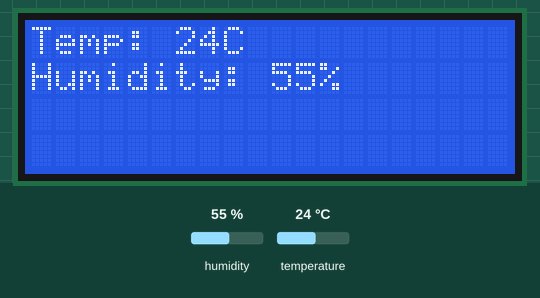
Recording of a program running on a simulated Raspberry Pi Pico running MicroPython. Parts: 20×4 character LCD. The inputs (shaded band) are chosen by the test bench; at power-on: humidity 55 %, temperature 24 °C. The clock reads 2024-03-15 10:24:30 at power-on unless the program sets it; library files of the repository ran but are not shown: lcd_api.py, pico_i2c_lcd.py, ds3231_i2c.py.

Above: at 1.2 s.
1.3 s: humidity set to 22 %
At 10.5 s:
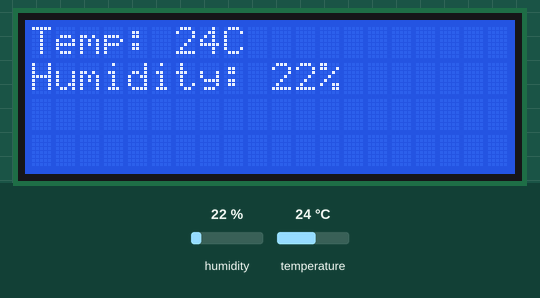
15.3 s: temperature set to 12 °C
At 21.5 s:
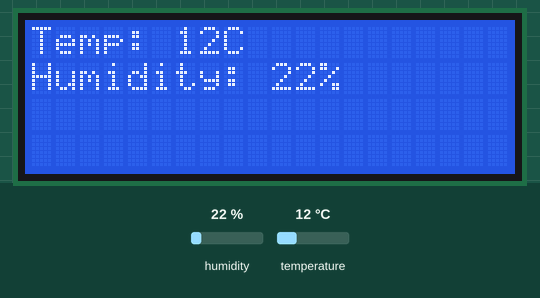
26.7 s: humidity set to 40 %
At 31.3 s:
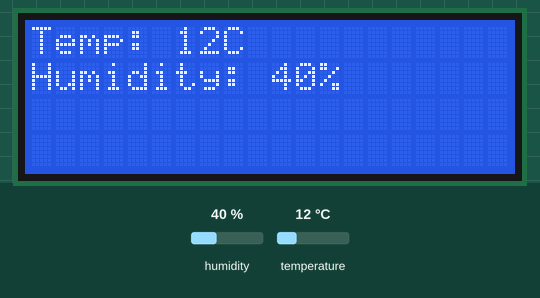
36.8 s: temperature set to 19 °C
Timing chart, 0 to 39.8 s (numbered marks = the images above; inputs shaded):
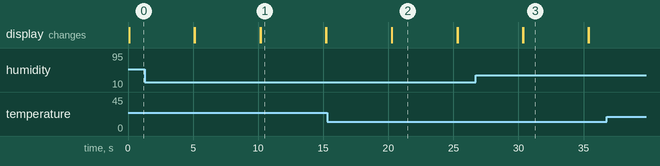

The program:

main.py
```python
import time
import uasyncio
from machine import I2C, Pin

# PINS DEFINITIONS
CLOCK_SDA = 14
CLOCK_SCL = 15
LCD_SDA = 0
LCD_SCL = 1
TEMP_OUT = 4
ROTARY_SW = 18
ROTARY_DT = 17
ROTARY_CLK = 16

## LCD
from lcd_api import LcdApi
from pico_i2c_lcd import I2cLcd

I2C_ADDR     = 0x27
I2C_NUM_ROWS = 4
I2C_NUM_COLS = 20

i2c = I2C(0, sda=Pin(LCD_SDA), scl=Pin(LCD_SCL), freq=400000)
lcd = I2cLcd(i2c, I2C_ADDR, I2C_NUM_ROWS, I2C_NUM_COLS)

## Temp sensor
import dht
tSensor = dht.DHT11(Pin(TEMP_OUT))

## Clock
from ds3231_i2c import DS3231_I2C
ds_i2c = I2C(1, sda=Pin(CLOCK_SDA), scl=Pin(CLOCK_SCL))
ds = DS3231_I2C(ds_i2c)

# current_time = b'\x00\x06\x11\x01\x01\x03\x22' # sec min hour week day mon year
# ds.set_time(current_time)

def printTemp():
    tSensor.measure()
    lcd.clear()
    lcd.move_to(0, 0)
    tempMsg = "Temp: {}C"
    lcd.putstr(tempMsg.format(tSensor.temperature()))
    lcd.move_to(0, 1)
    humMsg = "Humidity: {}%"
    lcd.putstr(humMsg.format(tSensor.humidity()))

def printTime():
    t = ds.read_time()
    lcd.clear()
    lcd.move_to(0, 0)
    lcd.putstr("Date: %02x/%02x/20%x" %(t[4],t[5],t[6]))
    lcd.move_to(0, 1)
    lcd.putstr("Time: %02x:%02x" %(t[2],t[1]))

while True:
    printTemp()
    time.sleep(5)
    printTime()
    time.sleep(5)
```

Measured:
- what the display in image 1 shows lasts 5.0 s, from 10.2 s to 15.2 s
